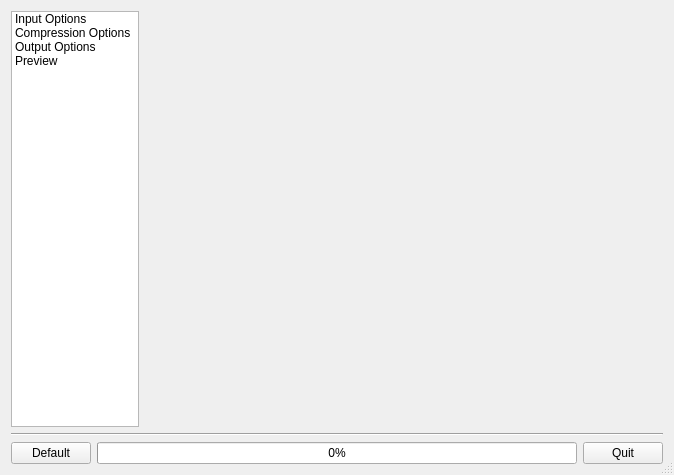
<?xml version="1.0" encoding="UTF-8"?>
<ui version="4.0">
 <class>ConfigDialog</class>
 <widget class="QDialog" name="ConfigDialog">
  <property name="geometry">
   <rect>
    <x>0</x>
    <y>0</y>
    <width>674</width>
    <height>475</height>
   </rect>
  </property>
  <property name="windowTitle">
   <string>NVIDIA Texture Tools</string>
  </property>
  <property name="sizeGripEnabled">
   <bool>true</bool>
  </property>
  <layout class="QVBoxLayout">
   <item>
    <layout class="QHBoxLayout">
     <item>
      <layout class="QVBoxLayout">
       <item>
        <widget class="QListWidget" name="listWidget">
         <property name="minimumSize">
          <size>
           <width>64</width>
           <height>0</height>
          </size>
         </property>
         <property name="maximumSize">
          <size>
           <width>128</width>
           <height>16777215</height>
          </size>
         </property>
         <property name="horizontalScrollBarPolicy">
          <enum>Qt::ScrollBarAlwaysOff</enum>
         </property>
         <property name="movement">
          <enum>QListView::Static</enum>
         </property>
         <property name="flow">
          <enum>QListView::TopToBottom</enum>
         </property>
         <property name="isWrapping" stdset="0">
          <bool>false</bool>
         </property>
         <property name="resizeMode">
          <enum>QListView::Adjust</enum>
         </property>
         <property name="viewMode">
          <enum>QListView::ListMode</enum>
         </property>
         <item>
          <property name="text">
           <string>Input Options</string>
          </property>
         </item>
         <item>
          <property name="text">
           <string>Compression Options</string>
          </property>
         </item>
         <item>
          <property name="text">
           <string>Output Options</string>
          </property>
         </item>
         <item>
          <property name="text">
           <string>Preview</string>
          </property>
          <property name="icon">
           <iconset>
            <normaloff>../../../../../../castano-stuff/qshaderedit/src/images/colorpicker.png</normaloff>../../../../../../castano-stuff/qshaderedit/src/images/colorpicker.png</iconset>
          </property>
         </item>
        </widget>
       </item>
      </layout>
     </item>
     <item>
      <widget class="QStackedWidget" name="stackedWidget">
       <property name="sizePolicy">
        <sizepolicy hsizetype="Expanding" vsizetype="Expanding">
         <horstretch>0</horstretch>
         <verstretch>0</verstretch>
        </sizepolicy>
       </property>
       <property name="currentIndex">
        <number>2</number>
       </property>
       <widget class="QWidget" name="inputPage">
        <layout class="QVBoxLayout">
         <property name="spacing">
          <number>6</number>
         </property>
         <property name="margin">
          <number>0</number>
         </property>
         <item>
          <widget class="QTabWidget" name="tabWidget">
           <property name="currentIndex">
            <number>0</number>
           </property>
           <property name="elideMode">
            <enum>Qt::ElideNone</enum>
           </property>
           <property name="usesScrollButtons">
            <bool>false</bool>
           </property>
           <widget class="QWidget" name="widget">
            <attribute name="title">
             <string>File Path</string>
            </attribute>
            <layout class="QVBoxLayout">
             <item>
              <layout class="QHBoxLayout">
               <item>
                <widget class="QLineEdit" name="imagePathLineEdit"/>
               </item>
               <item>
                <widget class="QPushButton" name="openButton">
                 <property name="sizePolicy">
                  <sizepolicy hsizetype="Fixed" vsizetype="Fixed">
                   <horstretch>0</horstretch>
                   <verstretch>0</verstretch>
                  </sizepolicy>
                 </property>
                 <property name="text">
                  <string>Open</string>
                 </property>
                </widget>
               </item>
              </layout>
             </item>
             <item>
              <widget class="QGraphicsView" name="graphicsView"/>
             </item>
            </layout>
           </widget>
           <widget class="QWidget" name="widget">
            <attribute name="title">
             <string>Image Settings</string>
            </attribute>
            <layout class="QVBoxLayout">
             <item>
              <layout class="QHBoxLayout">
               <item>
                <widget class="QGroupBox" name="groupBox">
                 <property name="sizePolicy">
                  <sizepolicy hsizetype="Fixed" vsizetype="Fixed">
                   <horstretch>0</horstretch>
                   <verstretch>0</verstretch>
                  </sizepolicy>
                 </property>
                 <property name="title">
                  <string>Color Mode</string>
                 </property>
                 <property name="alignment">
                  <set>Qt::AlignHCenter</set>
                 </property>
                 <layout class="QVBoxLayout">
                  <property name="spacing">
                   <number>0</number>
                  </property>
                  <item>
                   <widget class="QRadioButton" name="rgbRadioButton">
                    <property name="text">
                     <string>RGB</string>
                    </property>
                    <property name="checked">
                     <bool>true</bool>
                    </property>
                   </widget>
                  </item>
                  <item>
                   <widget class="QRadioButton" name="normalMapRadioButton">
                    <property name="text">
                     <string>Normal Map</string>
                    </property>
                   </widget>
                  </item>
                 </layout>
                </widget>
               </item>
               <item>
                <widget class="QGroupBox" name="alphaModeGroupBox">
                 <property name="sizePolicy">
                  <sizepolicy hsizetype="Fixed" vsizetype="Fixed">
                   <horstretch>0</horstretch>
                   <verstretch>0</verstretch>
                  </sizepolicy>
                 </property>
                 <property name="title">
                  <string>Alpha Mode</string>
                 </property>
                 <property name="alignment">
                  <set>Qt::AlignHCenter</set>
                 </property>
                 <layout class="QVBoxLayout">
                  <property name="spacing">
                   <number>0</number>
                  </property>
                  <item>
                   <widget class="QRadioButton" name="alphaNoneRadioButton">
                    <property name="text">
                     <string>None</string>
                    </property>
                    <property name="checked">
                     <bool>false</bool>
                    </property>
                   </widget>
                  </item>
                  <item>
                   <widget class="QRadioButton" name="alphaTransparencyRadioButton">
                    <property name="text">
                     <string>Transparency</string>
                    </property>
                    <property name="checked">
                     <bool>true</bool>
                    </property>
                   </widget>
                  </item>
                  <item>
                   <widget class="QRadioButton" name="alphaPremultipliedRadioButton">
                    <property name="text">
                     <string>Premultiplied</string>
                    </property>
                   </widget>
                  </item>
                 </layout>
                </widget>
               </item>
              </layout>
             </item>
             <item>
              <layout class="QHBoxLayout">
               <property name="spacing">
                <number>0</number>
               </property>
               <item>
                <widget class="QLabel" name="wrapModeLabel">
                 <property name="sizePolicy">
                  <sizepolicy hsizetype="Expanding" vsizetype="Preferred">
                   <horstretch>0</horstretch>
                   <verstretch>0</verstretch>
                  </sizepolicy>
                 </property>
                 <property name="text">
                  <string>Wrap Mode:</string>
                 </property>
                 <property name="buddy">
                  <cstring>mipmapFilterComboBox</cstring>
                 </property>
                </widget>
               </item>
               <item>
                <widget class="QComboBox" name="wrapModeComboBox">
                 <property name="maximumSize">
                  <size>
                   <width>16777215</width>
                   <height>26</height>
                  </size>
                 </property>
                 <item>
                  <property name="text">
                   <string>Mirror</string>
                  </property>
                 </item>
                 <item>
                  <property name="text">
                   <string>Repeat</string>
                  </property>
                 </item>
                 <item>
                  <property name="text">
                   <string>Clamp</string>
                  </property>
                 </item>
                </widget>
               </item>
              </layout>
             </item>
             <item>
              <layout class="QHBoxLayout">
               <item>
                <widget class="QLabel" name="inputGammaLabel">
                 <property name="sizePolicy">
                  <sizepolicy hsizetype="Expanding" vsizetype="Fixed">
                   <horstretch>0</horstretch>
                   <verstretch>0</verstretch>
                  </sizepolicy>
                 </property>
                 <property name="text">
                  <string>Input Gamma:</string>
                 </property>
                 <property name="buddy">
                  <cstring>inputGammaSpinBox</cstring>
                 </property>
                </widget>
               </item>
               <item>
                <widget class="QDoubleSpinBox" name="inputGammaSpinBox">
                 <property name="sizePolicy">
                  <sizepolicy hsizetype="Maximum" vsizetype="Fixed">
                   <horstretch>0</horstretch>
                   <verstretch>0</verstretch>
                  </sizepolicy>
                 </property>
                 <property name="buttonSymbols">
                  <enum>QAbstractSpinBox::UpDownArrows</enum>
                 </property>
                 <property name="minimum">
                  <double>0.050000000000000</double>
                 </property>
                 <property name="maximum">
                  <double>4.000000000000000</double>
                 </property>
                 <property name="singleStep">
                  <double>0.050000000000000</double>
                 </property>
                 <property name="value">
                  <double>2.200000000000000</double>
                 </property>
                </widget>
               </item>
              </layout>
             </item>
             <item>
              <layout class="QHBoxLayout">
               <item>
                <widget class="QLabel" name="outputGammaLabel">
                 <property name="sizePolicy">
                  <sizepolicy hsizetype="Expanding" vsizetype="Fixed">
                   <horstretch>0</horstretch>
                   <verstretch>0</verstretch>
                  </sizepolicy>
                 </property>
                 <property name="text">
                  <string>Output Gamma:</string>
                 </property>
                 <property name="buddy">
                  <cstring>inputGammaSpinBox</cstring>
                 </property>
                </widget>
               </item>
               <item>
                <widget class="QDoubleSpinBox" name="outputGammaSpinBox">
                 <property name="sizePolicy">
                  <sizepolicy hsizetype="Maximum" vsizetype="Fixed">
                   <horstretch>0</horstretch>
                   <verstretch>0</verstretch>
                  </sizepolicy>
                 </property>
                 <property name="buttonSymbols">
                  <enum>QAbstractSpinBox::UpDownArrows</enum>
                 </property>
                 <property name="minimum">
                  <double>0.050000000000000</double>
                 </property>
                 <property name="maximum">
                  <double>4.000000000000000</double>
                 </property>
                 <property name="singleStep">
                  <double>0.050000000000000</double>
                 </property>
                 <property name="value">
                  <double>2.200000000000000</double>
                 </property>
                </widget>
               </item>
              </layout>
             </item>
             <item>
              <spacer>
               <property name="orientation">
                <enum>Qt::Vertical</enum>
               </property>
               <property name="sizeHint" stdset="0">
                <size>
                 <width>433</width>
                 <height>16</height>
                </size>
               </property>
              </spacer>
             </item>
            </layout>
           </widget>
           <widget class="QWidget" name="widget">
            <attribute name="title">
             <string>Mipmaps</string>
            </attribute>
            <layout class="QVBoxLayout">
             <item>
              <widget class="QCheckBox" name="generateMipmapsCheckBox">
               <property name="sizePolicy">
                <sizepolicy hsizetype="Expanding" vsizetype="Fixed">
                 <horstretch>0</horstretch>
                 <verstretch>0</verstretch>
                </sizepolicy>
               </property>
               <property name="text">
                <string>Generate mipmaps</string>
               </property>
               <property name="checked">
                <bool>true</bool>
               </property>
              </widget>
             </item>
             <item>
              <layout class="QHBoxLayout">
               <property name="spacing">
                <number>1</number>
               </property>
               <item>
                <widget class="QLabel" name="mipmapFilterLabel">
                 <property name="sizePolicy">
                  <sizepolicy hsizetype="Expanding" vsizetype="Preferred">
                   <horstretch>0</horstretch>
                   <verstretch>0</verstretch>
                  </sizepolicy>
                 </property>
                 <property name="text">
                  <string>Mipmap filter:</string>
                 </property>
                 <property name="buddy">
                  <cstring>mipmapFilterComboBox</cstring>
                 </property>
                </widget>
               </item>
               <item>
                <widget class="QComboBox" name="mipmapFilterComboBox">
                 <property name="maximumSize">
                  <size>
                   <width>16777215</width>
                   <height>26</height>
                  </size>
                 </property>
                 <item>
                  <property name="text">
                   <string>Box</string>
                  </property>
                 </item>
                 <item>
                  <property name="text">
                   <string>Triangle</string>
                  </property>
                 </item>
                 <item>
                  <property name="text">
                   <string>Kaiser</string>
                  </property>
                 </item>
                </widget>
               </item>
               <item>
                <widget class="QToolButton" name="mipmapFilterSettings">
                 <property name="enabled">
                  <bool>false</bool>
                 </property>
                 <property name="sizePolicy">
                  <sizepolicy hsizetype="Fixed" vsizetype="Fixed">
                   <horstretch>0</horstretch>
                   <verstretch>0</verstretch>
                  </sizepolicy>
                 </property>
                 <property name="maximumSize">
                  <size>
                   <width>16777215</width>
                   <height>24</height>
                  </size>
                 </property>
                 <property name="autoFillBackground">
                  <bool>false</bool>
                 </property>
                 <property name="text">
                  <string>...</string>
                 </property>
                 <property name="toolButtonStyle">
                  <enum>Qt::ToolButtonTextOnly</enum>
                 </property>
                </widget>
               </item>
              </layout>
             </item>
             <item>
              <layout class="QHBoxLayout">
               <item>
                <widget class="QCheckBox" name="limitMipmapsCheckBox">
                 <property name="sizePolicy">
                  <sizepolicy hsizetype="Expanding" vsizetype="Fixed">
                   <horstretch>0</horstretch>
                   <verstretch>0</verstretch>
                  </sizepolicy>
                 </property>
                 <property name="text">
                  <string>Limit Mipmaps</string>
                 </property>
                </widget>
               </item>
               <item>
                <widget class="QLabel" name="maxLevelLabel">
                 <property name="enabled">
                  <bool>false</bool>
                 </property>
                 <property name="sizePolicy">
                  <sizepolicy hsizetype="Fixed" vsizetype="Fixed">
                   <horstretch>0</horstretch>
                   <verstretch>0</verstretch>
                  </sizepolicy>
                 </property>
                 <property name="text">
                  <string>Max Level:</string>
                 </property>
                </widget>
               </item>
               <item>
                <widget class="QSpinBox" name="maxLevelSpinBox">
                 <property name="enabled">
                  <bool>false</bool>
                 </property>
                 <property name="sizePolicy">
                  <sizepolicy hsizetype="Fixed" vsizetype="Fixed">
                   <horstretch>0</horstretch>
                   <verstretch>0</verstretch>
                  </sizepolicy>
                 </property>
                 <property name="maximumSize">
                  <size>
                   <width>80</width>
                   <height>16777215</height>
                  </size>
                 </property>
                </widget>
               </item>
              </layout>
             </item>
             <item>
              <spacer>
               <property name="orientation">
                <enum>Qt::Vertical</enum>
               </property>
               <property name="sizeHint" stdset="0">
                <size>
                 <width>204</width>
                 <height>71</height>
                </size>
               </property>
              </spacer>
             </item>
            </layout>
           </widget>
           <widget class="QWidget" name="widget">
            <attribute name="title">
             <string>Normal Map</string>
            </attribute>
           </widget>
          </widget>
         </item>
        </layout>
       </widget>
       <widget class="QWidget" name="compressionPage">
        <layout class="QVBoxLayout">
         <property name="margin">
          <number>0</number>
         </property>
         <item>
          <layout class="QHBoxLayout">
           <item>
            <widget class="QLabel" name="label_3">
             <property name="sizePolicy">
              <sizepolicy hsizetype="Expanding" vsizetype="Preferred">
               <horstretch>0</horstretch>
               <verstretch>0</verstretch>
              </sizepolicy>
             </property>
             <property name="text">
              <string>Format:</string>
             </property>
             <property name="textFormat">
              <enum>Qt::PlainText</enum>
             </property>
             <property name="textInteractionFlags">
              <set>Qt::NoTextInteraction</set>
             </property>
             <property name="buddy">
              <cstring>formatComboBox</cstring>
             </property>
            </widget>
           </item>
           <item>
            <widget class="QComboBox" name="formatComboBox">
             <item>
              <property name="text">
               <string>Uncompressed</string>
              </property>
             </item>
             <item>
              <property name="text">
               <string>BC1 (DXT1)</string>
              </property>
             </item>
             <item>
              <property name="text">
               <string>BC1a (DXT1a)</string>
              </property>
             </item>
             <item>
              <property name="text">
               <string>BC2 (DXT3)</string>
              </property>
             </item>
             <item>
              <property name="text">
               <string>BC3 (DXT5)</string>
              </property>
             </item>
             <item>
              <property name="text">
               <string>BC4</string>
              </property>
             </item>
             <item>
              <property name="text">
               <string>BC5</string>
              </property>
             </item>
            </widget>
           </item>
          </layout>
         </item>
         <item>
          <layout class="QHBoxLayout">
           <item>
            <widget class="QLabel" name="label_4">
             <property name="sizePolicy">
              <sizepolicy hsizetype="Expanding" vsizetype="Preferred">
               <horstretch>0</horstretch>
               <verstretch>0</verstretch>
              </sizepolicy>
             </property>
             <property name="text">
              <string>Quality:</string>
             </property>
             <property name="textFormat">
              <enum>Qt::PlainText</enum>
             </property>
             <property name="textInteractionFlags">
              <set>Qt::NoTextInteraction</set>
             </property>
             <property name="buddy">
              <cstring>formatComboBox</cstring>
             </property>
            </widget>
           </item>
           <item>
            <widget class="QComboBox" name="formatComboBox_2">
             <property name="currentIndex">
              <number>1</number>
             </property>
             <item>
              <property name="text">
               <string>Fastest</string>
              </property>
             </item>
             <item>
              <property name="text">
               <string>Normal</string>
              </property>
             </item>
             <item>
              <property name="text">
               <string>Production</string>
              </property>
             </item>
             <item>
              <property name="text">
               <string>Highest</string>
              </property>
             </item>
            </widget>
           </item>
          </layout>
         </item>
         <item>
          <layout class="QHBoxLayout">
           <item>
            <spacer>
             <property name="orientation">
              <enum>Qt::Horizontal</enum>
             </property>
             <property name="sizeHint" stdset="0">
              <size>
               <width>40</width>
               <height>20</height>
              </size>
             </property>
            </spacer>
           </item>
           <item>
            <widget class="QGroupBox" name="groupBox_6">
             <property name="sizePolicy">
              <sizepolicy hsizetype="Fixed" vsizetype="Fixed">
               <horstretch>0</horstretch>
               <verstretch>0</verstretch>
              </sizepolicy>
             </property>
             <property name="title">
              <string>Color Weights</string>
             </property>
             <property name="alignment">
              <set>Qt::AlignHCenter</set>
             </property>
             <layout class="QVBoxLayout">
              <item>
               <layout class="QHBoxLayout">
                <item>
                 <widget class="QLabel" name="label_10">
                  <property name="text">
                   <string>Red</string>
                  </property>
                  <property name="buddy">
                   <cstring>redSpinBox</cstring>
                  </property>
                 </widget>
                </item>
                <item>
                 <widget class="QDoubleSpinBox" name="redSpinBox">
                  <property name="maximum">
                   <double>1.000000000000000</double>
                  </property>
                  <property name="singleStep">
                   <double>0.050000000000000</double>
                  </property>
                  <property name="value">
                   <double>1.000000000000000</double>
                  </property>
                 </widget>
                </item>
               </layout>
              </item>
              <item>
               <layout class="QHBoxLayout">
                <item>
                 <widget class="QLabel" name="label_11">
                  <property name="text">
                   <string>Green</string>
                  </property>
                  <property name="buddy">
                   <cstring>greenSpinBox</cstring>
                  </property>
                 </widget>
                </item>
                <item>
                 <widget class="QDoubleSpinBox" name="greenSpinBox">
                  <property name="maximum">
                   <double>1.000000000000000</double>
                  </property>
                  <property name="singleStep">
                   <double>0.050000000000000</double>
                  </property>
                  <property name="value">
                   <double>1.000000000000000</double>
                  </property>
                 </widget>
                </item>
               </layout>
              </item>
              <item>
               <layout class="QHBoxLayout">
                <item>
                 <widget class="QLabel" name="label_12">
                  <property name="text">
                   <string>Blue</string>
                  </property>
                  <property name="buddy">
                   <cstring>blueSpinBox</cstring>
                  </property>
                 </widget>
                </item>
                <item>
                 <widget class="QDoubleSpinBox" name="blueSpinBox">
                  <property name="maximum">
                   <double>1.000000000000000</double>
                  </property>
                  <property name="singleStep">
                   <double>0.050000000000000</double>
                  </property>
                  <property name="value">
                   <double>1.000000000000000</double>
                  </property>
                 </widget>
                </item>
               </layout>
              </item>
              <item>
               <layout class="QHBoxLayout">
                <item>
                 <widget class="QPushButton" name="uniformButton">
                  <property name="maximumSize">
                   <size>
                    <width>16777215</width>
                    <height>22</height>
                   </size>
                  </property>
                  <property name="text">
                   <string>Uniform Weights</string>
                  </property>
                  <property name="checkable">
                   <bool>true</bool>
                  </property>
                  <property name="checked">
                   <bool>true</bool>
                  </property>
                 </widget>
                </item>
                <item>
                 <widget class="QPushButton" name="luminanceButton">
                  <property name="maximumSize">
                   <size>
                    <width>16777215</width>
                    <height>22</height>
                   </size>
                  </property>
                  <property name="text">
                   <string>Luminance Weights</string>
                  </property>
                  <property name="checkable">
                   <bool>true</bool>
                  </property>
                 </widget>
                </item>
               </layout>
              </item>
             </layout>
            </widget>
           </item>
           <item>
            <spacer>
             <property name="orientation">
              <enum>Qt::Horizontal</enum>
             </property>
             <property name="sizeHint" stdset="0">
              <size>
               <width>40</width>
               <height>20</height>
              </size>
             </property>
            </spacer>
           </item>
          </layout>
         </item>
         <item>
          <spacer>
           <property name="orientation">
            <enum>Qt::Vertical</enum>
           </property>
           <property name="sizeHint" stdset="0">
            <size>
             <width>484</width>
             <height>31</height>
            </size>
           </property>
          </spacer>
         </item>
        </layout>
       </widget>
       <widget class="QWidget" name="outputPage"/>
       <widget class="QWidget" name="previewPage">
        <layout class="QVBoxLayout">
         <property name="margin">
          <number>0</number>
         </property>
         <item>
          <layout class="QHBoxLayout">
           <item>
            <widget class="QGraphicsView" name="graphicsView_2"/>
           </item>
          </layout>
         </item>
         <item>
          <layout class="QHBoxLayout">
           <item>
            <widget class="QCheckBox" name="filterCheckBox">
             <property name="text">
              <string>Bilinear Filter</string>
             </property>
             <property name="checked">
              <bool>true</bool>
             </property>
            </widget>
           </item>
           <item>
            <widget class="QCheckBox" name="diffCheckBox">
             <property name="text">
              <string>View difference</string>
             </property>
            </widget>
           </item>
          </layout>
         </item>
        </layout>
       </widget>
      </widget>
     </item>
    </layout>
   </item>
   <item>
    <widget class="Line" name="line">
     <property name="orientation">
      <enum>Qt::Horizontal</enum>
     </property>
    </widget>
   </item>
   <item>
    <layout class="QHBoxLayout">
     <item>
      <widget class="QPushButton" name="pushButton_6">
       <property name="text">
        <string>Default</string>
       </property>
      </widget>
     </item>
     <item>
      <widget class="QProgressBar" name="progressBar">
       <property name="enabled">
        <bool>true</bool>
       </property>
       <property name="value">
        <number>0</number>
       </property>
       <property name="textVisible">
        <bool>true</bool>
       </property>
       <property name="orientation">
        <enum>Qt::Horizontal</enum>
       </property>
       <property name="invertedAppearance">
        <bool>false</bool>
       </property>
      </widget>
     </item>
     <item>
      <widget class="QPushButton" name="pushButton">
       <property name="text">
        <string>Quit</string>
       </property>
      </widget>
     </item>
    </layout>
   </item>
  </layout>
 </widget>
 <resources/>
 <connections>
  <connection>
   <sender>listWidget</sender>
   <signal>currentRowChanged(int)</signal>
   <receiver>stackedWidget</receiver>
   <slot>setCurrentIndex(int)</slot>
   <hints>
    <hint type="sourcelabel">
     <x>118</x>
     <y>193</y>
    </hint>
    <hint type="destinationlabel">
     <x>154</x>
     <y>220</y>
    </hint>
   </hints>
  </connection>
  <connection>
   <sender>pushButton</sender>
   <signal>clicked()</signal>
   <receiver>ConfigDialog</receiver>
   <slot>accept()</slot>
   <hints>
    <hint type="sourcelabel">
     <x>565</x>
     <y>491</y>
    </hint>
    <hint type="destinationlabel">
     <x>582</x>
     <y>506</y>
    </hint>
   </hints>
  </connection>
  <connection>
   <sender>limitMipmapsCheckBox</sender>
   <signal>clicked(bool)</signal>
   <receiver>maxLevelSpinBox</receiver>
   <slot>setEnabled(bool)</slot>
   <hints>
    <hint type="sourcelabel">
     <x>451</x>
     <y>120</y>
    </hint>
    <hint type="destinationlabel">
     <x>524</x>
     <y>120</y>
    </hint>
   </hints>
  </connection>
  <connection>
   <sender>limitMipmapsCheckBox</sender>
   <signal>clicked(bool)</signal>
   <receiver>maxLevelLabel</receiver>
   <slot>setEnabled(bool)</slot>
   <hints>
    <hint type="sourcelabel">
     <x>337</x>
     <y>120</y>
    </hint>
    <hint type="destinationlabel">
     <x>482</x>
     <y>124</y>
    </hint>
   </hints>
  </connection>
 </connections>
</ui>
